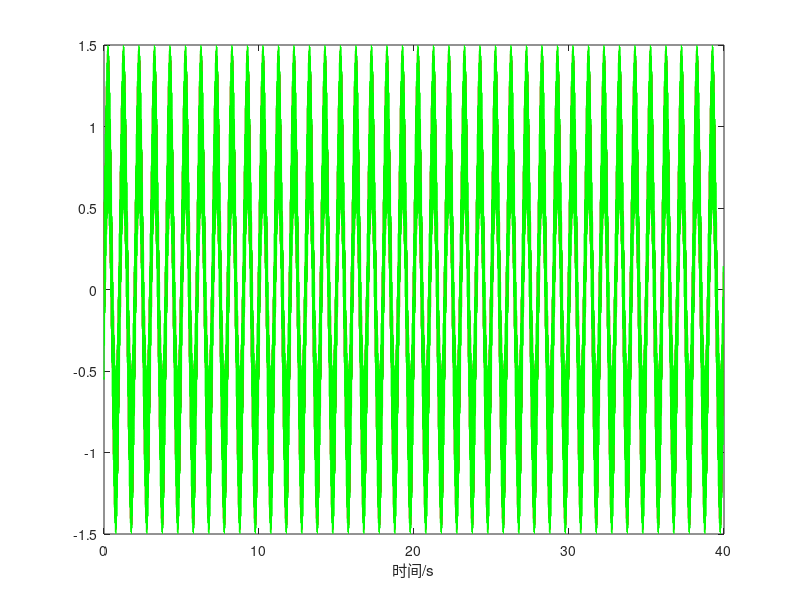
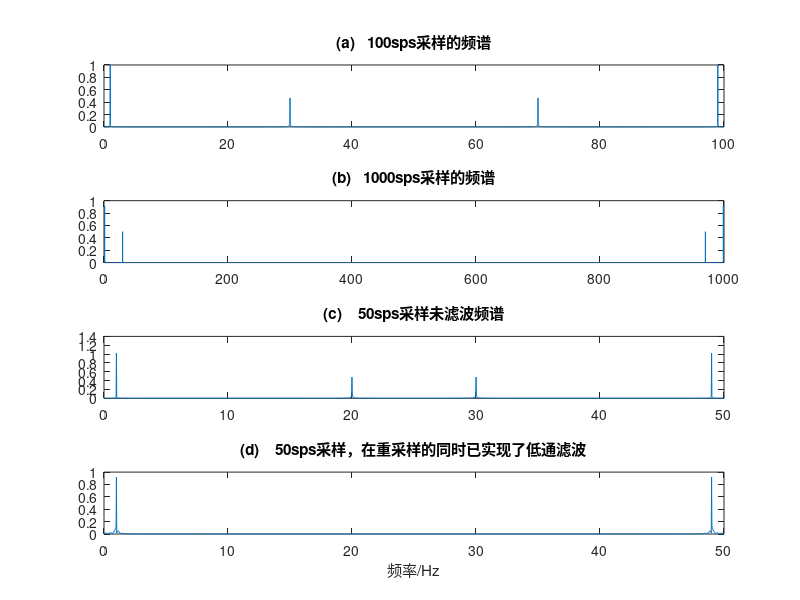
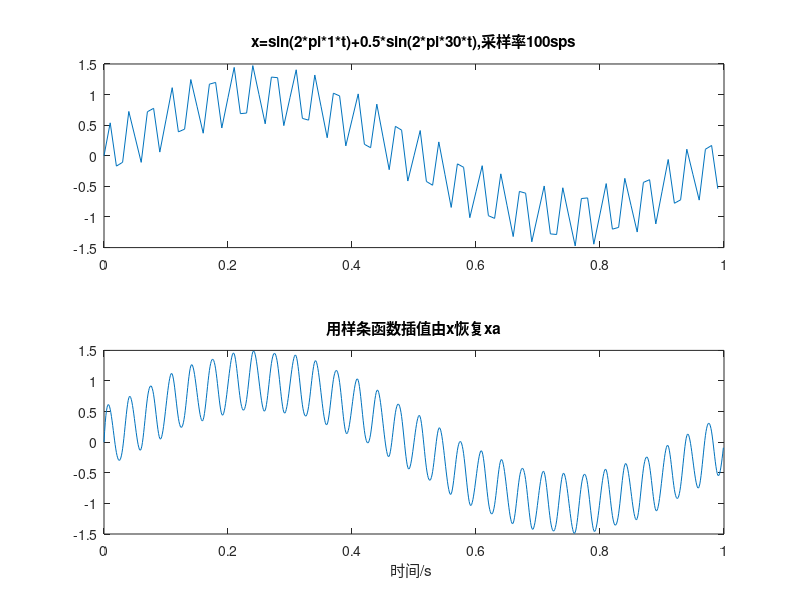

Write MATLAB code to recreate these figures, in order.
%%向下重采样
clear all
t0=0.01;%原采样间隔
Fs0=1/t0;
f0=Fs0/2; %原截止频率=1/2采样率
%t1=0.02;%新采样间隔
t1=0.02
Fs1=1/t1;%新采样率
ratio=t1/t0   %新采样间隔/原采样间隔
N0=4096;%原数据点数
N1=floor(N0*t0/t1)
n=0:N0-1;t=n/Fs0;
zeta=Fs1/(2*f0)  % 重采样的低通滤波器参数
%zeta=1
n1=0:N1-1;t1=n1/Fs1;
xn0=sin(2*pi*1*t)+0.5*sin(2*pi*30*t);
xn1=sin(2*pi*1*t1)+0.5*sin(2*pi*30*t1);
%xn0=sin(2*pi*0.1*t);

figure(1);
Nf=100; 
plot(t(1+1:N0-Nf),xn0(1+Nf:N0-1),'r');hold on
% 重采样+低通滤波
xlabel('时间/s')
for m=floor(Nf/ratio)+Nf+1:N1-floor(Nf/ratio)-1
    x(m)=0;
    for n=floor(m*ratio)-Nf:1:floor(m*ratio)+Nf
        x(m)=x(m)+zeta*xn0(n)*sinc(zeta*(m*ratio-n));
    end
end

xl=length(x)

n1=0:N1-1;tt1=n1/Fs1;
 nn1=length(n1)
 ntt1=length(tt1)
 nx=length(x)
% figure(2);
 %plot(tt1(1:xl),x(1:xl));
 %蓝线是向下重采样的结果.在重采样的同时已实现了低通滤波
%plot(tt1(floor(Nf/ratio)+Nf+1-Fs1+1:N1-floor(Nf/ratio)-1-Fs1+1),x(floor(Nf/ratio)+Nf+1:N1-floor(Nf/ratio)-1)*zeta,'b');hold on
  plot(tt1(floor(Nf/ratio)+Nf+1-Fs1+1:N1-floor(Nf/ratio)-1-Fs1+1),x(floor(Nf/ratio)+Nf+1:N1-floor(Nf/ratio)-1),'b');hold on
  
 ty=0:0.001:4096*t0-Nf/Fs0;
 z=sin(2*pi*1*(ty+Nf/Fs0-0.01))+0.5*sin(2*pi*30*(ty+Nf/Fs0-0.01));
 %z=sin(2*pi*0.1*(ty+Nf/Fs0))
 plot(ty,z,'g')
xn0fft=abs(fft(xn0,N0));
n=0:1:(N0-1);
f=n*Fs0/N0;
figure(3);
subplot(4,1,1);
plot(f,xn0fft*2/N0);
title('(a)   100sps采样的频谱')
zfft=abs(fft(z,32768));
n=0:1:(32768-1);
fz=n/(32768*0.001);
subplot(4,1,2);
plot(fz,2*zfft/32768);title('(b)   1000sps采样的频谱');
subplot(4,1,4)
Nx=length(x);
xfft=abs(fft(x));  
n=0:1:Nx-1;
fx=n*Fs1/Nx;
plot(fx,2*xfft/Nx);
xlabel('频率/Hz');
title('(d)    50sps采样，在重采样的同时已实现了低通滤波');
subplot(4,1,3);
xn1fft=abs(fft(xn1));
fxn1=n1*Fs1/N1;
plot(fxn1,xn1fft*2/Nx);
title('(c)    50sps采样未滤波频谱');
figure(4);
%用样条函数（spline)模拟信号恢复
%Dt=0.00005;t=-0.005:Dt:0.005;
subplot(2,1,1)
plot(t(1:100),xn0(1:100));
title('x=sin(2*pi*1*t)+0.5*sin(2*pi*30*t),采样率100sps');
subplot(2,1,2)
ty1=0:0.001:4096*t0;
n=0:N0-1;t=n/Fs0;
nty1=length(ty1)
nxn0=length(xn0)
nnt0=length(n*t0)
xa=spline(n*t0,xn0,ty1);
plot(ty1(1:1000),xa(1:1000))
title('用样条函数插值由x恢复xa');
xlabel('时间/s ');
